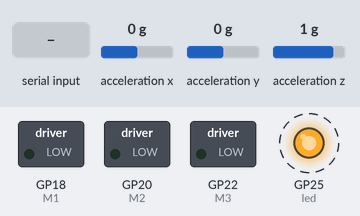
Bench run of a program on a simulated Raspberry Pi Pico running MicroPython. Shown: switched loads named in the program (green lamp = pin HIGH), output pins drawn as LEDs (lit = HIGH). Dashed ring = blinking. The inputs (shaded band) are chosen by the test bench; at power-on: acceleration x 0 g, acceleration y 0 g, acceleration z 1 g. The interpreter's speed is modelled, so counts of loop turns are approximate; what the program prints to the serial console is not drawn.

Above: at 1.25 s.
1.3 s: "5\n" received over the second serial link
At 3.4 s:
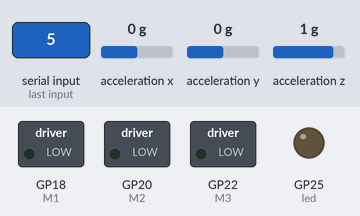
4.8 s: acceleration x set to -1.4 g
At 14.1 s:
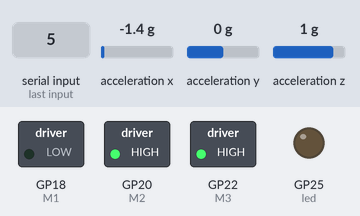
Timing chart, 0 to 15.6 s (numbered marks = the images above; inputs shaded):
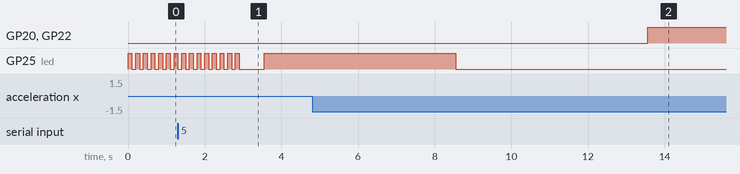

The program:

main8.py
```python
import time
import math

from machine import Pin, I2C,PWM,ADC,UART

# ==================================================================================================
uart = machine.UART(0, baudrate=9600,tx=machine.Pin(16),rx=machine.Pin(17))
led=Pin(25,Pin.OUT)
i2c = I2C(1, sda=Pin(6), scl=Pin(7), freq=400000)

M1=PWM(Pin(18))
M1.freq(6000)
M2=PWM(Pin(20))
M2.freq(6000)
M3=PWM(Pin(22))
M3.freq(6000)
dt=float(0.01)
# =======================================================================================================

MPU6050_ADDR = 0x68

MPU6050_INT_ENABLE = 0x38
MPU6050_ACCEL_XOUT_H = 0x3B
MPU6050_ACCEL_XOUT_L = 0x3C
MPU6050_ACCEL_YOUT_H = 0x3D
MPU6050_ACCEL_YOUT_L = 0x3E
MPU6050_ACCEL_ZOUT_H = 0x3F
MPU6050_ACCEL_ZOUT_L = 0x40
MPU6050_TEMP_OUT_H = 0x41
MPU6050_TEMP_OUT_L = 0x42
MPU6050_GYRO_XOUT_H = 0x43
MPU6050_GYRO_XOUT_L = 0x44
MPU6050_GYRO_YOUT_H = 0x45
MPU6050_GYRO_YOUT_L = 0x46
MPU6050_GYRO_ZOUT_H = 0x47
MPU6050_GYRO_ZOUT_L = 0x48
MPU6050_PWR_MGMT_1 = 0x6B

MPU6050_LSBC = 340.0
MPU6050_TEMP_OFFSET = 36.53
MPU6050_LSBG = 16384.0
MPU6050_LSBDS = 131.0
# =======================================================================================================
print("yes works")
axcall=0
aycall=0
azcall=0
# Function to blink the LED
prev_time=time.ticks_ms()
def blink_led(times, interval):
    for _ in range(times):
        led.on()
        time.sleep(interval)
        led.off()
        time.sleep(interval)

# Blink the LED 20 times
blink_led(15, 0.1)


prev_time=float(0.0)
current_time=float(0.0)
Out1=int(0)
Out2=int(0)
Out3=int(0)
ax=float()
ay=0.0
gx=int()
gy=int()
gz=int()
thro=int(0)# THROTILE

PID_PITCH=int(0)#PID OUTPUT PITCH
PID_ROLL=int(0)# PID OUTPUT ROLL
PID_YAW=int(0)# PID OUTPUT YAW
PID_thro=int(0)# PID OUTPUT THORITILE

e_pitch=float(0)# errot in pitch
e_roll=float(0)# errror in roll
e_thro=float(0)# errror in thro
e_yaw=float(0) # errror in yaw


kp_pitch=float(1)# pitch proportional term
ki_pitch=float(0.0820)# pitch integral term
kd_pitch=float(2)# pitch derivative term


kp_roll=float(1)# roll proportional term
ki_roll=float(0.0820)# roll integrel term
kd_roll=float(2)# roll derivative term


kp_thro=float()# roll proportional term
ki_thro=float()# roll integrel term
kd_thro=float()# roll derivative term


kp_yaw=float(0.0)# yaw proportional term
ki_yaw=float(0.0)# yaw integral term
kd_yaw=float(0.0)# yaw derivative term


# initial values from the  remote

pitchvalue=int(0)
rollvalue=int(0)

yawvalue=int()
# PID variables
integral_thro=float(0.0)
integral_pitch=float(0.0)
integral_roll=float(0.0)
integral_yaw=float(0.0)
derivative_thro=float(0.0)
derivative_pitch=float(0.0)
derivative_roll=float(0.0)
derivative_yaw=float(0.0)
# previous terms to save new term
integral_pitchpre=float(0)
integral_rollpre=int(0)
integral_yawpre=int(0)
e_yawpre=float(0.0)
E_pitch=0.0
E_roll=0.0
proportional_pitch=float(0.0)
proportional_roll=float(0.0)
pitchin=0
pitchint=0
rollin=0
rollint=0


# ============================================================================================================================

alpha=0.5

pitchin=0
rollin=0

# ==========================================calibertation

# =========================================

def low_pass_filter(preval,newval):
    return alpha*preval+(1-alpha)*newval


def mpu6050_init(i2c):
    i2c.writeto_mem(MPU6050_ADDR, MPU6050_PWR_MGMT_1, bytes([0])) # disable sleep
    i2c.writeto_mem(MPU6050_ADDR, MPU6050_INT_ENABLE, bytes([1])) # enable interrupt on data ready (DATA_READ_EN)


def combine_register_values(h, l):
    if not h[0] & 0x80:
        return h[0] << 8 | l[0]
    return -((h[0] ^ 255) << 8) |  (l[0] ^ 255) + 1


def mpu6050_get_temp(i2c):
    temp_h = i2c.readfrom_mem(MPU6050_ADDR, MPU6050_TEMP_OUT_H, 1)
    temp_l = i2c.readfrom_mem(MPU6050_ADDR, MPU6050_TEMP_OUT_L, 1)

    return (combine_register_values(temp_h, temp_l) / MPU6050_LSBC) + MPU6050_TEMP_OFFSET


def mpu6050_get_accel(i2c):
    accel_x_h = i2c.readfrom_mem(MPU6050_ADDR, MPU6050_ACCEL_XOUT_H, 1)
    accel_x_l = i2c.readfrom_mem(MPU6050_ADDR, MPU6050_ACCEL_XOUT_L, 1)
    accel_y_h = i2c.readfrom_mem(MPU6050_ADDR, MPU6050_ACCEL_YOUT_H, 1)
    accel_y_l = i2c.readfrom_mem(MPU6050_ADDR, MPU6050_ACCEL_YOUT_L, 1)
    accel_z_h = i2c.readfrom_mem(MPU6050_ADDR, MPU6050_ACCEL_ZOUT_H, 1)
    accel_z_l = i2c.readfrom_mem(MPU6050_ADDR, MPU6050_ACCEL_ZOUT_L, 1)

    return [combine_register_values(accel_x_h, accel_x_l) / MPU6050_LSBG,
            combine_register_values(accel_y_h, accel_y_l) / MPU6050_LSBG,
            combine_register_values(accel_z_h, accel_z_l) / MPU6050_LSBG]


def mpu6050_get_gyro(i2c):
    gyro_x_h = i2c.readfrom_mem(MPU6050_ADDR, MPU6050_GYRO_XOUT_H, 1)
    gyro_x_l = i2c.readfrom_mem(MPU6050_ADDR, MPU6050_GYRO_XOUT_L, 1)
    gyro_y_h = i2c.readfrom_mem(MPU6050_ADDR, MPU6050_GYRO_YOUT_H, 1)
    gyro_y_l = i2c.readfrom_mem(MPU6050_ADDR, MPU6050_GYRO_YOUT_L, 1)
    gyro_z_h = i2c.readfrom_mem(MPU6050_ADDR, MPU6050_GYRO_ZOUT_H, 1)
    gyro_z_l = i2c.readfrom_mem(MPU6050_ADDR, MPU6050_GYRO_ZOUT_L, 1)

    return [combine_register_values(gyro_x_h, gyro_x_l) / MPU6050_LSBDS,
            combine_register_values(gyro_y_h, gyro_y_l) / MPU6050_LSBDS,
           combine_register_values(gyro_z_h, gyro_z_l) / MPU6050_LSBDS]

def read_integer_from_uart():
    data_buffer = b""
    while uart.any():
            data_buffer += uart.read(1)
            if data_buffer.endswith(b"\n"):
                   try:
                    data_str = data_buffer.decode().strip()

                    integer_value = int(data_str)

                    # Ensure the value is within the range of 1 to 999
                    return (integer_value)
                   except ValueError:
                        pass
    return None


# ======================================================================================


#=======================================================================================

# \\\\\\\\\\\\\\\\\\\\\\\\\\\\\\\\\\\\\\\\\\\\\\\\\\\\\\\\\\\\\\\\\\\\\\\\\\\\\\\\\\\\\\\\\\\\\\\\\\\\\\\\\\\\\\\\\\\\\\\\\\\\\\\\\\\\\\\\\\\\\\\\\\\\\\\\\\\\
def acceldata(ax,ay,az):
   global pitchint
   global rollint
   ax=ax-axcall
   ay=ay-aycall
   az=az-azcall
   rollin=math.atan2(ay,math.sqrt(ax*ax+az*az))*180/math.pi
   pitchin=math.atan2(-ax,math.sqrt(ay*ay+az*az))*180/math.pi
   pitchint=int(low_pass_filter(pitchint,pitchin))
   rollint=int(low_pass_filter(rollint,rollin))

def pidcontrol(pitchvalue,rollvalue,dt):
    global integral_pitch
    global integral_pitchpre
    global integral_roll
    global integral_rollpre
    global E_pitch
    global E_roll

# \\\\\\\\\\\\\\\\\\\\\\\\\\\\\\\\\\\\\\\\\\\\\\\\\\\\\\\\\\\\\\\\\\\\\\\\\\\\\\\\\\\\\\\\\\\\\\\\\\\\\\\\\\\\\\\\\\\\\\\\\\\\\\\\\\\\\\\\\\\\\\\\\\\\\\\\\\\\

# -----------------------------------------------------------------------------------------------------------------
#  |               pitch
# -----------------------------------------------------------------------------------------------------------------

    e_pitch=(-pitchvalue)-(-1*pitchint)
    proportional_pitch=kp_pitch*e_pitch

    integral_pitch=((integral_pitchpre + e_pitch)*ki_pitch)*dt
    if thro<=1:
        integral_pitch=0

    derivative_pitch=kd_pitch*(e_pitch-E_pitch)/dt

    PID_PITCH=(100*int((proportional_pitch+integral_pitch+derivative_pitch)))
    E_pitch=e_pitch
    integral_pitchpre=integral_pitch

# -----------------------------------------------------------------------------------------------------------------
#  |                roll
# -----------------------------------------------------------------------------------------------------------------
    e_roll=(-rollvalue)-(-1*rollint)
    proportional_roll=kp_roll*e_roll

    integral_roll=((integral_rollpre+e_roll)*ki_roll)*dt
    if thro<=1:
       integral_roll=0

    derivative_roll=kd_roll*(e_roll-E_roll)/dt

    PID_ROLL=(100*int((proportional_roll+integral_roll+derivative_roll)))
    E_roll=e_roll
    integral_rollpre=integral_roll
    return PID_PITCH,PID_ROLL

# --------------------------------------------------------


def motormixer(PID_PITCH,PID_ROLL):
# MAIN MOTOR MIXER FROM THE PID AND REMOTE
  global Out1
  global Out2
  global Out3

  O1=int(thro-PID_PITCH)
  O2=int(thro+PID_PITCH+PID_ROLL)
  O3=int(thro+PID_PITCH-PID_ROLL)
  Out1=max(0,min(O1,65530))
  Out2=max(0,min(O2,65530))
  Out3=max(0,min(O3,65530))
  M1.duty_u16(Out1)
  M2.duty_u16(Out2)
  M3.duty_u16(Out3)#*******************************************************************************************************************
#                                    OUTPUT LIMIT PARAMETER


# *****************************************************************************************************************

def cali(times, interval):
    mpu6050_init(i2c)
    global axcall
    global aycall
    global azcall
    for _ in range(times):
        axx,ayy,azz=mpu6050_get_accel(i2c)

        axcall=axcall+axx
        aycall=aycall+ayy
        azcall=azcall+azz

# Blink the LED 20 times
cali(100, 0.1)
axcall=axcall/100
aycall=aycall/100
azcall=azcall/100-0.75
blink_led(1,5)
state=True
while state==True:

    current_time=time.ticks_ms()
    dt=(current_time-prev_time)
    prev_time=current_time
    mpu6050_init(i2c)
    data = read_integer_from_uart()
    if data is not None:
#           print("Received integer data:",data)
          if 0<=data<=100:
            thro=data/100
            throvalue=57050
            thro=thro*throvalue
          if 200<=data<=300:
           pitchvalue=(data-200)
           pitchvalue=pitchvalue-50
          if 400<=data<=500:
            rollvalue=(data-400)
            rollvalue=rollvalue-50
    ax,ay,az=mpu6050_get_accel(i2c)
    acceldata(ax,ay,az)
    PID_PITCH,PID_ROLL=pidcontrol(pitchvalue,rollvalue,dt)
    motormixer(PID_PITCH,PID_ROLL)
#  print(  pitchint)
#     print(pitchint,"\t",PID_PITCH,"\t",rollint,"\t",PID_ROLL)
 #    print("output", Out1,"/t",Out2,"/t",Out3)
#     print("p",pitchint)
#    print("pitchva",pitchvalue,"rollva",rollvalue)

    time.sleep_ms(28)
```

Measured:
- after the input at 4.8 s, GP18 (M1): stays LOW (without the input it goes to HIGH after 8.8 s); GP20 (M2), GP22 (M3): LOW → HIGH after 8.8 s
